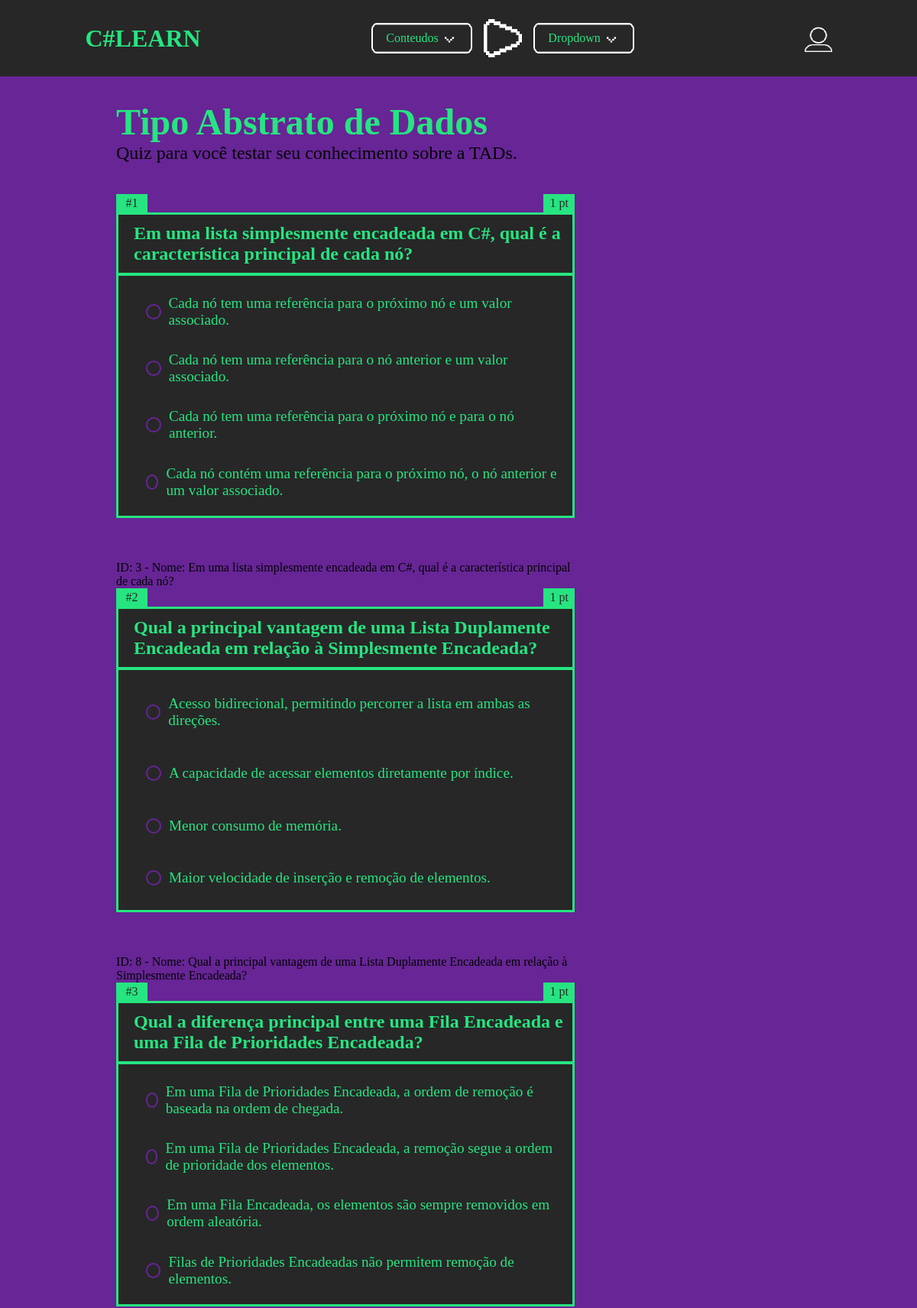
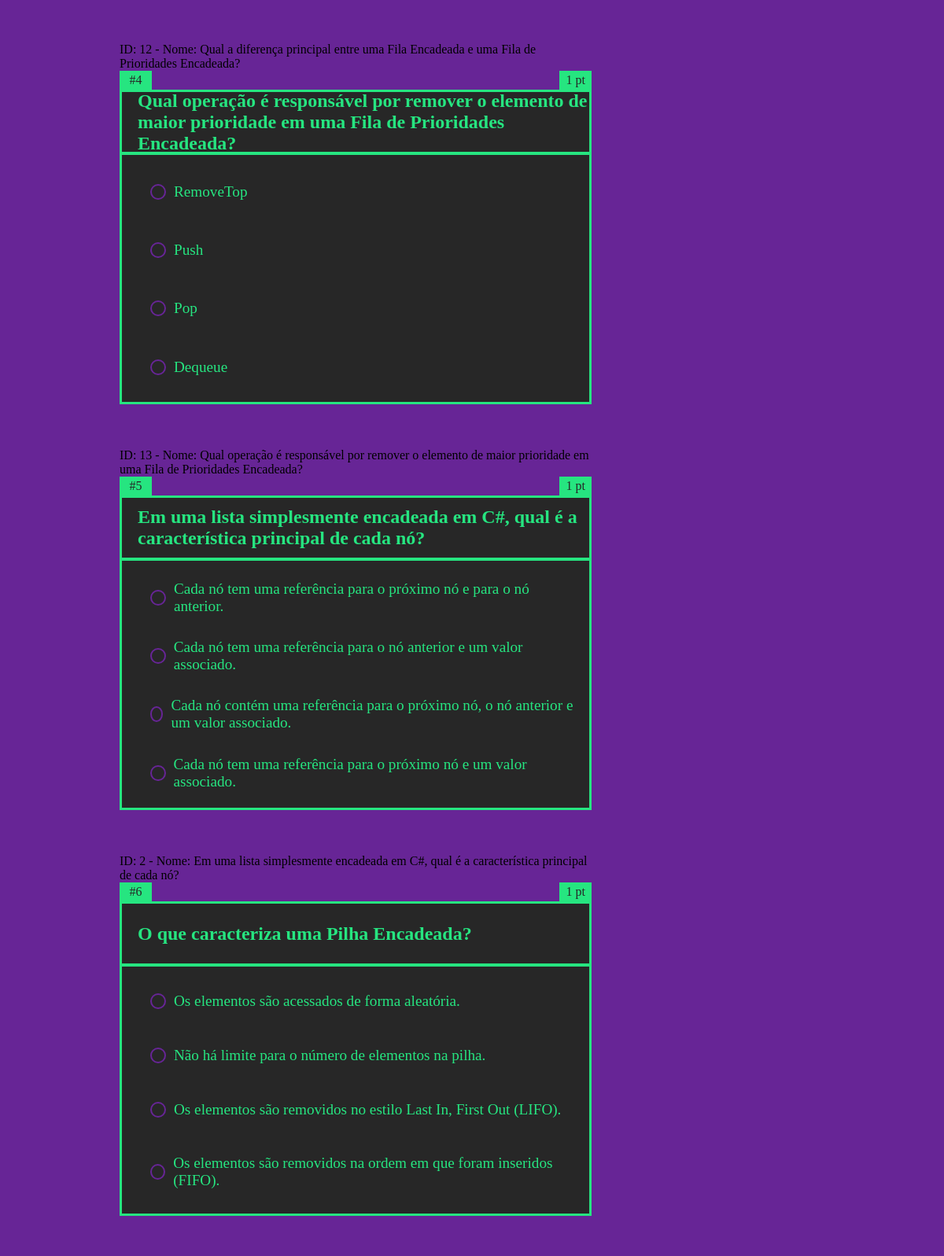
/view/quizTemplate.php (upper part), run on the app's committed database (2 pictures, top to bottom).
### tables this page shows
CREATE TABLE `perguntas` (
  `id` int(255) NOT NULL,
  `tipoPergunta` varchar(15) NOT NULL,
  `Pergunta` varchar(255) NOT NULL,
  `Certa` varchar(255) NOT NULL,
  `Errada1` varchar(255) NOT NULL,
  `Errada2` varchar(255) NOT NULL,
  `Errada3` varchar(255) NOT NULL
);

### view/quizTemplate.php (the view, shortened to what this page needs)
<!DOCTYPE html>
<html lang="pt-br">
<head>
    <link rel="stylesheet" href="../css/quiz.css">
</head>
<body>
<header>
        <a href="../home.php">
            <h1>C#LEARN</h1>
        </a>
        <div class="headerBtns">
            <div class="dropdown">
                <button class="dropdown-button" id="dropdownButton1">Conteudos<span id="arrow1" class="arrow1Down"></span></button>
            </div>
            <button id="playBtn"></button>
            <div class="dropdown">
                <button class="dropdown-button" id="dropdownButton2">Dropdown<span id="arrow2" class="arrow2Down"></span></button>
            </div>
        </div>
        <a href="../conta.php" class="profile-link"></a>
    </header>
    <main>
        <section class="questionColumn">
            <section style="width: 70vw; margin-bottom: 5vh;">
                <h1 id="quizTitle">Tipo Abstrato de Dados</h1>
                <p id="quizDescription">Quiz para você testar seu conhecimento sobre a TADs.</p>
            </section>
            <?php
            $conn = new mysqli('localhost', 'root', '', 'slearn');
            $sql = "SELECT * FROM perguntas ORDER BY RAND() LIMIT 10";
            $result = $conn->query($sql);
            $nPergunta = 1;
            if ($result->num_rows > 0) {
                while($row = $result->fetch_assoc()) {
                    $id = $row['id'];
                    $pergunta = $row["Pergunta"];
                    echo "
                        <section class='questionContainer'>
                            <input type='hidden' value='".$row['id']."' name='pergunta".$nPergunta."'>
                            <section class='questionStatus'>
                                <span>#".$nPergunta."</span>
                                <span>1 pt</span>
                            </section>
                            <section class='questionContext'>
                                <section class='questionTitle'>
                                    <h1>".$row['Pergunta']."</h1>
                                </section>
                                <section class='questionAnswers'>
                        ";
                    $Busca = "SELECT Certa, Errada1, Errada2, Errada3 FROM perguntas WHERE id = $id";
                    $resultResp = $conn->query($Busca);
                    if ($resultResp->num_rows > 0) {
                        $row = $resultResp->fetch_assoc();
                        $respostas = [
                            ['texto' => $row['Certa'], 'tipo' => 'Certa'],
                            ['texto' => $row['Errada1'], 'tipo' => 'Errada'],
                            ['texto' => $row['Errada2'], 'tipo' => 'Errada'],
                            ['texto' => $row['Errada3'], 'tipo' => 'Errada']
                        ];
                        shuffle($respostas);
                        foreach ($respostas as $resposta) {
                            echo "
                            <section>
                                <input type='radio' id='resp1' name='".$id."' value='".$resposta['tipo']."' class='resposta'>
                                <label for='resp1'>".$resposta['texto']."</label>
                            </section>";
                        }
                    }
                    echo "
                                </section>
                            </section>
                        </section>
                    ";
                    echo "ID: " . $id . " - Nome: " . $pergunta . "<br>";
                    $nPergunta = $nPergunta + 1;
                }
            } else {
                echo "Nenhum resultado encontrado.";
            }
            ?>
    </main>
</body>
</html>

### css/quiz.css (style rules this page uses)
* { margin: 0; padding: 0; font-family: 'BPdotsBold'; }
body { background-color: #672596; }
a:link, a:visited { text-decoration: none; }
h1, h2, button { font-family: 'BPdotsBold'; color: #26E580; }

### data on the page
perguntas: Pergunta "Em uma lista simplesmente encadeada em C#, qual é a característica principal de cada nó?", texto "Cada nó tem uma referência para o próximo nó e um valor associado.", texto "Cada nó tem uma referência para o nó anterior e um valor associado.", texto "Cada nó tem uma referência para o próximo nó e para o nó anterior.", texto "Cada nó contém uma referência para o próximo nó, o nó anterior e um valor associado.", id "3"
perguntas: Pergunta "Qual a principal vantagem de uma Lista Duplamente Encadeada em relação à Simplesmente Encadeada?", texto "Acesso bidirecional, permitindo percorrer a lista em ambas as direções.", texto "A capacidade de acessar elementos diretamente por índice.", texto "Menor consumo de memória.", texto "Maior velocidade de inserção e remoção de elementos.", id "8"
perguntas: Pergunta "Qual a diferença principal entre uma Fila Encadeada e uma Fila de Prioridades Encadeada?", texto "Em uma Fila de Prioridades Encadeada, a ordem de remoção é baseada na ordem de chegada.", texto "Em uma Fila de Prioridades Encadeada, a remoção segue a ordem de prioridade dos elementos.", texto "Em uma Fila Encadeada, os elementos são sempre removidos em ordem aleatória.", texto "Filas de Prioridades Encadeadas não permitem remoção de elementos.", id "12"
perguntas: Pergunta "Qual operação é responsável por remover o elemento de maior prioridade em uma Fila de Prioridades Encadeada?", texto "RemoveTop", texto "Push", texto "Pop", texto "Dequeue", id "13"
perguntas: Pergunta "Em uma lista simplesmente encadeada em C#, qual é a característica principal de cada nó?", texto "Cada nó tem uma referência para o próximo nó e para o nó anterior.", texto "Cada nó tem uma referência para o nó anterior e um valor associado.", texto "Cada nó contém uma referência para o próximo nó, o nó anterior e um valor associado.", texto "Cada nó tem uma referência para o próximo nó e um valor associado.", id "2"
perguntas: Pergunta "O que caracteriza uma Pilha Encadeada?", texto "Os elementos são acessados de forma aleatória.", texto "Não há limite para o número de elementos na pilha.", texto "Os elementos são removidos no estilo Last In, First Out (LIFO).", texto "Os elementos são removidos na ordem em que foram inseridos (FIFO)."
